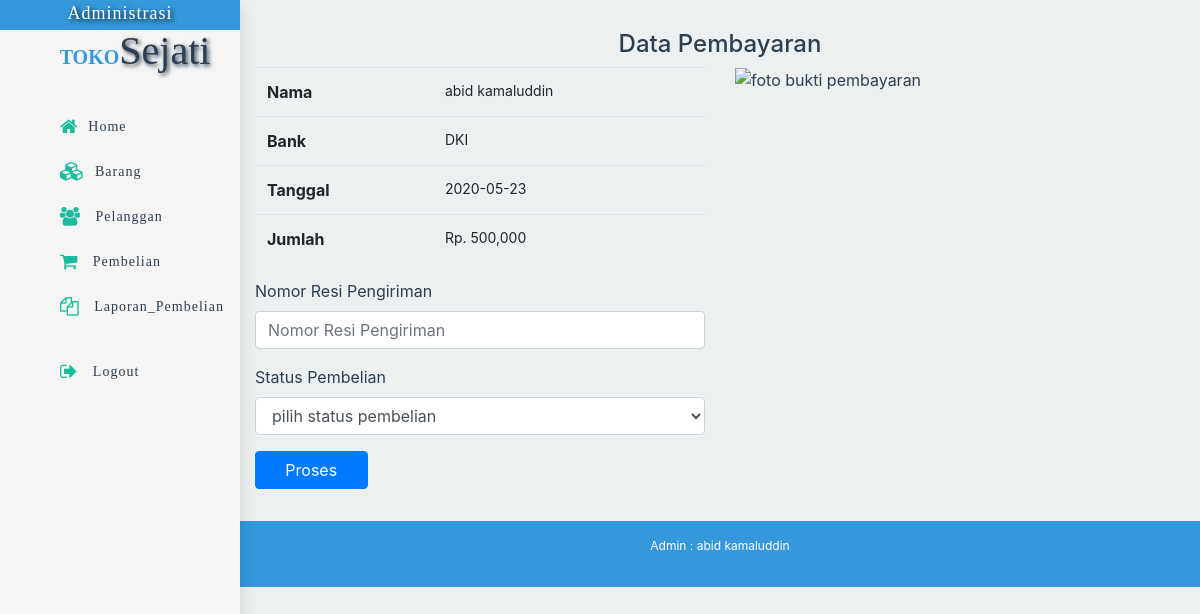
Page /admin/index.php?halaman=pembayaran&id=1 (signed in) on the committed database.
### tables this page shows
CREATE TABLE `pembayaran` (
  `id_pembayaran` int(11) NOT NULL,
  `id_pembelian` int(11) NOT NULL,
  `nama` varchar(100) NOT NULL,
  `bank` varchar(25) NOT NULL,
  `jumlah` int(20) NOT NULL,
  `tanggal` date NOT NULL,
  `bukti_pembayaran` varchar(100) NOT NULL
);

### admin/pembayaran.php (the view, shortened to what this page needs)
<h4 class="text-center dm"> Data Pembayaran</h4>
<?php
$id_pembelian = $_GET['id'];
$ambil = $db->query("SELECT * FROM pembayaran LEFT JOIN pembelian ON pembayaran.id_pembelian=pembelian.id_pembelian WHERE pembayaran.id_pembelian='$id_pembelian'");
$detailbayar = $ambil->fetch_assoc();
?>
<div class="row">
    <div class="col-md-6 col-12">
        <table class="table">
            <tr>
                <th>Nama</th>
                <td><?php echo $detailbayar["nama"];  ?></td>
            </tr>
            <tr>
                <th>Bank</th>
                <td><?php echo $detailbayar["bank"]; ?></td>
            </tr>
            <tr>
                <th>Tanggal</th>
                <td><?php echo $detailbayar["tanggal"];  ?></td>
            </tr>
            <tr>
                <th>Jumlah</th>
                <td>Rp. <?php echo number_format($detailbayar["jumlah"]); ?></td>
            </tr>
        </table>
    </div>
    <div class="col-md-6 col-12">
        <img class="w-75 h-75" src="../img/fotobuktibayar/<?php echo $detailbayar["bukti_pembayaran"];  ?>" alt="foto bukti pembayaran"  class="img img-responsive h-auto w-100">
    </div>
</div>
<div class="row">
    <div class="col-md-6 col-12">
        <form action="" method="post">
            <div class="form-group">
                <label for="resi">Nomor Resi Pengiriman</label>
                <input type="number" id="resi" name="resi" class="form-control" value="<?php echo $detailbayar["resi_pengiriman"]; ?>" required placeholder="Nomor Resi Pengiriman">
            </div>
            <div class="form-group">
                <label for="status">Status Pembelian</label>
                <select name="status" id="status" class="form-control">
                    <option value="">pilih status pembelian</option>
                </select>
            </div>
            <div class="form-group">
                <button name="proses" class="btn btn-primary w-25 ">Proses</button>
            </div>
        </form>
    </div>
</div>

### warna.css (style rules this page uses)
*, *::before, *::after { box-sizing: border-box; }
html { background: #ecf0f1; scroll-behavior: smooth; }
body { font-family: 'Times New Roman', Times, serif; font-size: 1em; color: #2c3e50; }
.keranjang .table, table td, .admin { font-size: 14px; font-weight: normal; }
.dm { margin-top: 30px; }

### rows in the picture
pembayaran: nama "abid kamaluddin", bank "DKI", tanggal "2020-05-23", jumlah "500,000"

### other values in the picture
$_SESSION["admintoko"]["namaAdmin"] "abid kamaluddin"
